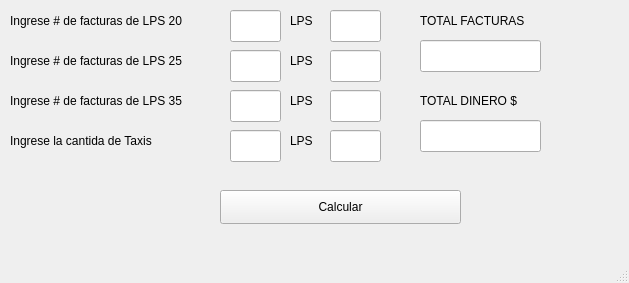
<?xml version="1.0" encoding="UTF-8"?>
<ui version="4.0">
 <class>MainWindow</class>
 <widget class="QMainWindow" name="MainWindow">
  <property name="geometry">
   <rect>
    <x>0</x>
    <y>0</y>
    <width>629</width>
    <height>283</height>
   </rect>
  </property>
  <property name="windowTitle">
   <string>MainWindow</string>
  </property>
  <widget class="QWidget" name="centralwidget">
   <widget class="QLabel" name="label_1">
    <property name="geometry">
     <rect>
      <x>10</x>
      <y>10</y>
      <width>221</width>
      <height>21</height>
     </rect>
    </property>
    <property name="mouseTracking">
     <bool>false</bool>
    </property>
    <property name="text">
     <string>Ingrese # de facturas de LPS 20</string>
    </property>
    <property name="textFormat">
     <enum>Qt::AutoText</enum>
    </property>
    <property name="scaledContents">
     <bool>false</bool>
    </property>
    <property name="wordWrap">
     <bool>false</bool>
    </property>
   </widget>
   <widget class="QLabel" name="label_2">
    <property name="geometry">
     <rect>
      <x>10</x>
      <y>50</y>
      <width>221</width>
      <height>21</height>
     </rect>
    </property>
    <property name="mouseTracking">
     <bool>false</bool>
    </property>
    <property name="text">
     <string>Ingrese # de facturas de LPS 25</string>
    </property>
    <property name="textFormat">
     <enum>Qt::AutoText</enum>
    </property>
    <property name="scaledContents">
     <bool>false</bool>
    </property>
    <property name="wordWrap">
     <bool>false</bool>
    </property>
   </widget>
   <widget class="QLabel" name="label_3">
    <property name="geometry">
     <rect>
      <x>10</x>
      <y>90</y>
      <width>221</width>
      <height>21</height>
     </rect>
    </property>
    <property name="mouseTracking">
     <bool>false</bool>
    </property>
    <property name="text">
     <string>Ingrese # de facturas de LPS 35</string>
    </property>
    <property name="textFormat">
     <enum>Qt::AutoText</enum>
    </property>
    <property name="scaledContents">
     <bool>false</bool>
    </property>
    <property name="wordWrap">
     <bool>false</bool>
    </property>
   </widget>
   <widget class="QLabel" name="label_4">
    <property name="geometry">
     <rect>
      <x>10</x>
      <y>130</y>
      <width>201</width>
      <height>21</height>
     </rect>
    </property>
    <property name="mouseTracking">
     <bool>false</bool>
    </property>
    <property name="text">
     <string>Ingrese la cantida de Taxis</string>
    </property>
    <property name="textFormat">
     <enum>Qt::AutoText</enum>
    </property>
    <property name="scaledContents">
     <bool>false</bool>
    </property>
    <property name="wordWrap">
     <bool>false</bool>
    </property>
   </widget>
   <widget class="QLabel" name="label_7">
    <property name="geometry">
     <rect>
      <x>420</x>
      <y>10</y>
      <width>121</width>
      <height>21</height>
     </rect>
    </property>
    <property name="mouseTracking">
     <bool>false</bool>
    </property>
    <property name="text">
     <string>TOTAL FACTURAS</string>
    </property>
    <property name="textFormat">
     <enum>Qt::AutoText</enum>
    </property>
    <property name="scaledContents">
     <bool>false</bool>
    </property>
    <property name="wordWrap">
     <bool>false</bool>
    </property>
   </widget>
   <widget class="QLabel" name="label_8">
    <property name="geometry">
     <rect>
      <x>420</x>
      <y>90</y>
      <width>121</width>
      <height>21</height>
     </rect>
    </property>
    <property name="mouseTracking">
     <bool>false</bool>
    </property>
    <property name="text">
     <string>TOTAL DINERO $</string>
    </property>
    <property name="textFormat">
     <enum>Qt::AutoText</enum>
    </property>
    <property name="scaledContents">
     <bool>false</bool>
    </property>
    <property name="wordWrap">
     <bool>false</bool>
    </property>
   </widget>
   <widget class="QPushButton" name="calc">
    <property name="geometry">
     <rect>
      <x>220</x>
      <y>190</y>
      <width>241</width>
      <height>34</height>
     </rect>
    </property>
    <property name="text">
     <string>Calcular</string>
    </property>
   </widget>
   <widget class="QLineEdit" name="vein">
    <property name="geometry">
     <rect>
      <x>230</x>
      <y>10</y>
      <width>51</width>
      <height>32</height>
     </rect>
    </property>
   </widget>
   <widget class="QLineEdit" name="veintc">
    <property name="geometry">
     <rect>
      <x>230</x>
      <y>50</y>
      <width>51</width>
      <height>32</height>
     </rect>
    </property>
   </widget>
   <widget class="QLineEdit" name="tax">
    <property name="geometry">
     <rect>
      <x>230</x>
      <y>130</y>
      <width>51</width>
      <height>32</height>
     </rect>
    </property>
   </widget>
   <widget class="QLineEdit" name="trein">
    <property name="geometry">
     <rect>
      <x>230</x>
      <y>90</y>
      <width>51</width>
      <height>32</height>
     </rect>
    </property>
   </widget>
   <widget class="QLineEdit" name="td">
    <property name="geometry">
     <rect>
      <x>420</x>
      <y>120</y>
      <width>121</width>
      <height>32</height>
     </rect>
    </property>
   </widget>
   <widget class="QLineEdit" name="tf">
    <property name="geometry">
     <rect>
      <x>420</x>
      <y>40</y>
      <width>121</width>
      <height>32</height>
     </rect>
    </property>
   </widget>
   <widget class="QLabel" name="label_5">
    <property name="geometry">
     <rect>
      <x>290</x>
      <y>10</y>
      <width>31</width>
      <height>21</height>
     </rect>
    </property>
    <property name="mouseTracking">
     <bool>false</bool>
    </property>
    <property name="text">
     <string>LPS</string>
    </property>
    <property name="textFormat">
     <enum>Qt::AutoText</enum>
    </property>
    <property name="scaledContents">
     <bool>false</bool>
    </property>
    <property name="wordWrap">
     <bool>false</bool>
    </property>
   </widget>
   <widget class="QLabel" name="label_6">
    <property name="geometry">
     <rect>
      <x>290</x>
      <y>90</y>
      <width>31</width>
      <height>21</height>
     </rect>
    </property>
    <property name="mouseTracking">
     <bool>false</bool>
    </property>
    <property name="text">
     <string>LPS</string>
    </property>
    <property name="textFormat">
     <enum>Qt::AutoText</enum>
    </property>
    <property name="scaledContents">
     <bool>false</bool>
    </property>
    <property name="wordWrap">
     <bool>false</bool>
    </property>
   </widget>
   <widget class="QLabel" name="label_9">
    <property name="geometry">
     <rect>
      <x>290</x>
      <y>50</y>
      <width>31</width>
      <height>21</height>
     </rect>
    </property>
    <property name="mouseTracking">
     <bool>false</bool>
    </property>
    <property name="text">
     <string>LPS</string>
    </property>
    <property name="textFormat">
     <enum>Qt::AutoText</enum>
    </property>
    <property name="scaledContents">
     <bool>false</bool>
    </property>
    <property name="wordWrap">
     <bool>false</bool>
    </property>
   </widget>
   <widget class="QLabel" name="label_10">
    <property name="geometry">
     <rect>
      <x>290</x>
      <y>130</y>
      <width>31</width>
      <height>21</height>
     </rect>
    </property>
    <property name="mouseTracking">
     <bool>false</bool>
    </property>
    <property name="text">
     <string>LPS</string>
    </property>
    <property name="textFormat">
     <enum>Qt::AutoText</enum>
    </property>
    <property name="scaledContents">
     <bool>false</bool>
    </property>
    <property name="wordWrap">
     <bool>false</bool>
    </property>
   </widget>
   <widget class="QLineEdit" name="vein_1">
    <property name="geometry">
     <rect>
      <x>330</x>
      <y>10</y>
      <width>51</width>
      <height>32</height>
     </rect>
    </property>
   </widget>
   <widget class="QLineEdit" name="veintc_1">
    <property name="geometry">
     <rect>
      <x>330</x>
      <y>50</y>
      <width>51</width>
      <height>32</height>
     </rect>
    </property>
   </widget>
   <widget class="QLineEdit" name="trein_1">
    <property name="geometry">
     <rect>
      <x>330</x>
      <y>90</y>
      <width>51</width>
      <height>32</height>
     </rect>
    </property>
   </widget>
   <widget class="QLineEdit" name="tax_1">
    <property name="geometry">
     <rect>
      <x>330</x>
      <y>130</y>
      <width>51</width>
      <height>32</height>
     </rect>
    </property>
   </widget>
  </widget>
  <widget class="QMenuBar" name="menubar">
   <property name="geometry">
    <rect>
     <x>0</x>
     <y>0</y>
     <width>629</width>
     <height>22</height>
    </rect>
   </property>
  </widget>
  <widget class="QStatusBar" name="statusbar"/>
 </widget>
 <resources/>
 <connections/>
</ui>
